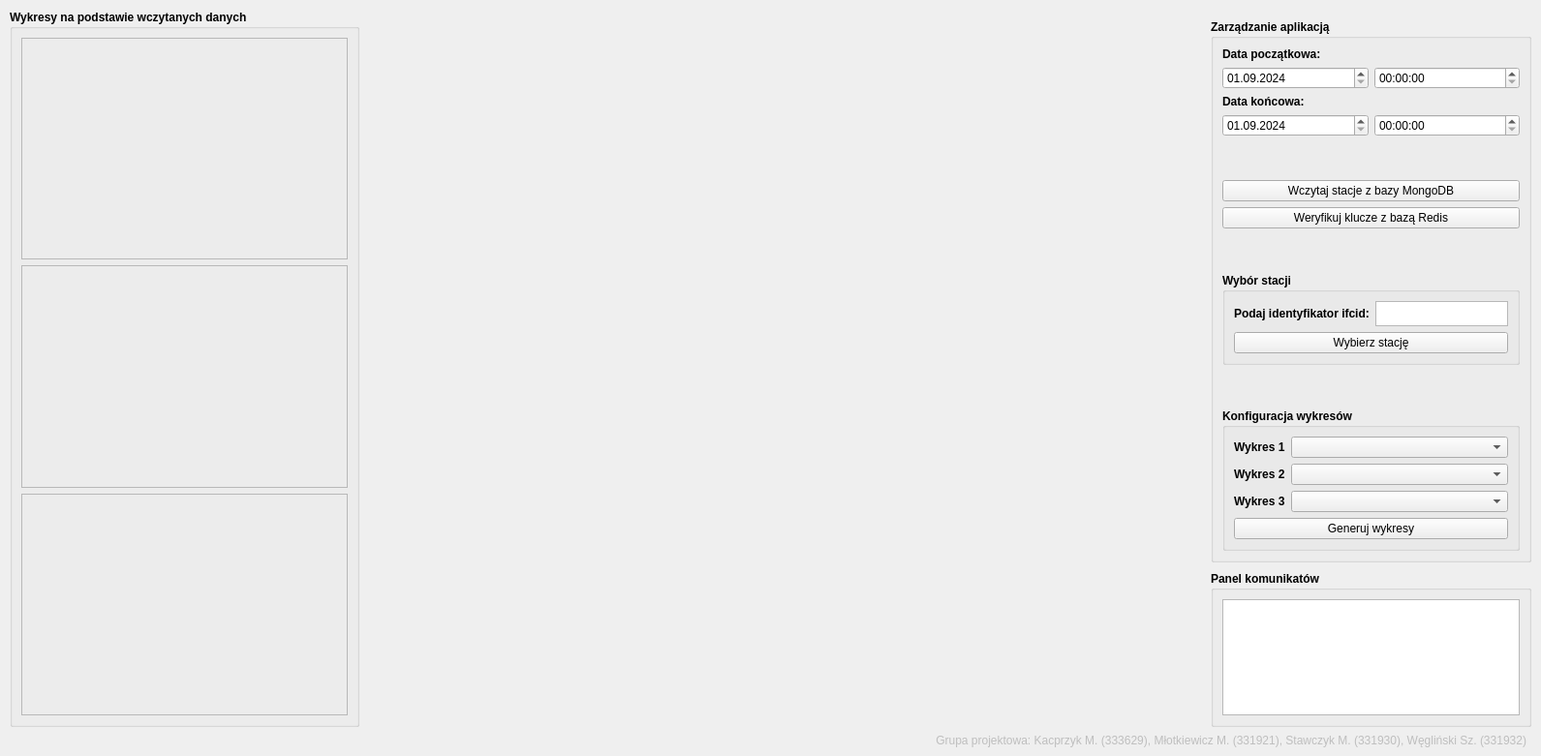
<?xml version="1.0" encoding="UTF-8"?>
<ui version="4.0">
 <class>Form</class>
 <widget class="QWidget" name="Form">
  <property name="geometry">
   <rect>
    <x>0</x>
    <y>0</y>
    <width>1591</width>
    <height>781</height>
   </rect>
  </property>
  <property name="windowTitle">
   <string>Aplikacje przeglądania danych meteorologicznych</string>
  </property>
  <widget class="QWidget" name="W_map" native="true">
   <property name="geometry">
    <rect>
     <x>380</x>
     <y>10</y>
     <width>861</width>
     <height>741</height>
    </rect>
   </property>
  </widget>
  <widget class="QGroupBox" name="G_management">
   <property name="geometry">
    <rect>
     <x>1250</x>
     <y>20</y>
     <width>331</width>
     <height>561</height>
    </rect>
   </property>
   <property name="font">
    <font>
     <weight>75</weight>
     <bold>true</bold>
    </font>
   </property>
   <property name="title">
    <string>Zarządzanie aplikacją</string>
   </property>
   <layout class="QVBoxLayout" name="verticalLayout_2">
    <item>
     <widget class="QLabel" name="L_startDate">
      <property name="font">
       <font>
        <weight>75</weight>
        <bold>true</bold>
       </font>
      </property>
      <property name="text">
       <string>Data początkowa:</string>
      </property>
     </widget>
    </item>
    <item>
     <layout class="QHBoxLayout" name="horizontalLayout_2">
      <item>
       <widget class="QDateEdit" name="DE_dateStart">
        <property name="font">
         <font>
          <weight>50</weight>
          <bold>false</bold>
         </font>
        </property>
        <property name="dateTime">
         <datetime>
          <hour>0</hour>
          <minute>0</minute>
          <second>0</second>
          <year>2024</year>
          <month>9</month>
          <day>1</day>
         </datetime>
        </property>
        <property name="displayFormat">
         <string>dd.MM.yyyy</string>
        </property>
       </widget>
      </item>
      <item>
       <widget class="QTimeEdit" name="TE_start">
        <property name="font">
         <font>
          <weight>50</weight>
          <bold>false</bold>
         </font>
        </property>
        <property name="dateTime">
         <datetime>
          <hour>0</hour>
          <minute>0</minute>
          <second>0</second>
          <year>2024</year>
          <month>9</month>
          <day>1</day>
         </datetime>
        </property>
       </widget>
      </item>
     </layout>
    </item>
    <item>
     <widget class="QLabel" name="L_endDate">
      <property name="font">
       <font>
        <weight>75</weight>
        <bold>true</bold>
       </font>
      </property>
      <property name="text">
       <string>Data końcowa:</string>
      </property>
     </widget>
    </item>
    <item>
     <layout class="QHBoxLayout" name="horizontalLayout_3">
      <item>
       <widget class="QDateEdit" name="DE_dateEnd">
        <property name="font">
         <font>
          <weight>50</weight>
          <bold>false</bold>
         </font>
        </property>
        <property name="dateTime">
         <datetime>
          <hour>0</hour>
          <minute>0</minute>
          <second>0</second>
          <year>2024</year>
          <month>9</month>
          <day>1</day>
         </datetime>
        </property>
        <property name="displayFormat">
         <string>dd.MM.yyyy</string>
        </property>
       </widget>
      </item>
      <item>
       <widget class="QTimeEdit" name="TE_end">
        <property name="font">
         <font>
          <weight>50</weight>
          <bold>false</bold>
         </font>
        </property>
        <property name="dateTime">
         <datetime>
          <hour>0</hour>
          <minute>0</minute>
          <second>0</second>
          <year>2024</year>
          <month>9</month>
          <day>1</day>
         </datetime>
        </property>
       </widget>
      </item>
     </layout>
    </item>
    <item>
     <spacer name="Gm_spacer">
      <property name="orientation">
       <enum>Qt::Vertical</enum>
      </property>
      <property name="sizeType">
       <enum>QSizePolicy::Expanding</enum>
      </property>
      <property name="sizeHint" stdset="0">
       <size>
        <width>20</width>
        <height>10</height>
       </size>
      </property>
     </spacer>
    </item>
    <item>
     <widget class="QPushButton" name="B_effacilities">
      <property name="font">
       <font>
        <weight>50</weight>
        <bold>false</bold>
       </font>
      </property>
      <property name="text">
       <string>Wczytaj stacje z bazy MongoDB</string>
      </property>
     </widget>
    </item>
    <item>
     <widget class="QPushButton" name="B_verify">
      <property name="font">
       <font>
        <weight>50</weight>
        <bold>false</bold>
       </font>
      </property>
      <property name="text">
       <string>Weryfikuj klucze z bazą Redis</string>
      </property>
     </widget>
    </item>
    <item>
     <spacer name="verticalSpacer">
      <property name="orientation">
       <enum>Qt::Vertical</enum>
      </property>
      <property name="sizeType">
       <enum>QSizePolicy::Expanding</enum>
      </property>
      <property name="sizeHint" stdset="0">
       <size>
        <width>20</width>
        <height>10</height>
       </size>
      </property>
     </spacer>
    </item>
    <item>
     <widget class="QGroupBox" name="groupBox">
      <property name="title">
       <string>Wybór stacji</string>
      </property>
      <layout class="QVBoxLayout" name="verticalLayout_3">
       <item>
        <layout class="QHBoxLayout" name="horizontalLayout">
         <item>
          <widget class="QLabel" name="label">
           <property name="sizePolicy">
            <sizepolicy hsizetype="Fixed" vsizetype="Preferred">
             <horstretch>0</horstretch>
             <verstretch>0</verstretch>
            </sizepolicy>
           </property>
           <property name="text">
            <string>Podaj identyfikator ifcid:</string>
           </property>
          </widget>
         </item>
         <item>
          <widget class="QTextEdit" name="E_ifcid">
           <property name="sizePolicy">
            <sizepolicy hsizetype="Expanding" vsizetype="Fixed">
             <horstretch>0</horstretch>
             <verstretch>0</verstretch>
            </sizepolicy>
           </property>
           <property name="minimumSize">
            <size>
             <width>26</width>
             <height>26</height>
            </size>
           </property>
           <property name="maximumSize">
            <size>
             <width>500</width>
             <height>26</height>
            </size>
           </property>
           <property name="font">
            <font>
             <weight>50</weight>
             <bold>false</bold>
            </font>
           </property>
          </widget>
         </item>
        </layout>
       </item>
       <item>
        <widget class="QPushButton" name="B_selectStation">
         <property name="font">
          <font>
           <weight>50</weight>
           <bold>false</bold>
          </font>
         </property>
         <property name="text">
          <string>Wybierz stację</string>
         </property>
        </widget>
       </item>
      </layout>
     </widget>
    </item>
    <item>
     <spacer name="verticalSpacer_2">
      <property name="orientation">
       <enum>Qt::Vertical</enum>
      </property>
      <property name="sizeType">
       <enum>QSizePolicy::Expanding</enum>
      </property>
      <property name="sizeHint" stdset="0">
       <size>
        <width>20</width>
        <height>10</height>
       </size>
      </property>
     </spacer>
    </item>
    <item>
     <widget class="QGroupBox" name="groupBox_2">
      <property name="title">
       <string>Konfiguracja wykresów</string>
      </property>
      <layout class="QVBoxLayout" name="verticalLayout_5">
       <item>
        <layout class="QHBoxLayout" name="horizontalLayout_4">
         <item>
          <widget class="QLabel" name="L_plot1">
           <property name="sizePolicy">
            <sizepolicy hsizetype="Fixed" vsizetype="Preferred">
             <horstretch>0</horstretch>
             <verstretch>0</verstretch>
            </sizepolicy>
           </property>
           <property name="text">
            <string>Wykres 1</string>
           </property>
          </widget>
         </item>
         <item>
          <widget class="QComboBox" name="C_plot1">
           <property name="font">
            <font>
             <weight>50</weight>
             <bold>false</bold>
            </font>
           </property>
          </widget>
         </item>
        </layout>
       </item>
       <item>
        <layout class="QHBoxLayout" name="horizontalLayout_5">
         <item>
          <widget class="QLabel" name="L_plot2">
           <property name="sizePolicy">
            <sizepolicy hsizetype="Fixed" vsizetype="Preferred">
             <horstretch>0</horstretch>
             <verstretch>0</verstretch>
            </sizepolicy>
           </property>
           <property name="text">
            <string>Wykres 2</string>
           </property>
          </widget>
         </item>
         <item>
          <widget class="QComboBox" name="C_plot2">
           <property name="font">
            <font>
             <weight>50</weight>
             <bold>false</bold>
            </font>
           </property>
          </widget>
         </item>
        </layout>
       </item>
       <item>
        <layout class="QHBoxLayout" name="horizontalLayout_6">
         <item>
          <widget class="QLabel" name="L_plot3">
           <property name="sizePolicy">
            <sizepolicy hsizetype="Fixed" vsizetype="Preferred">
             <horstretch>0</horstretch>
             <verstretch>0</verstretch>
            </sizepolicy>
           </property>
           <property name="text">
            <string>Wykres 3</string>
           </property>
          </widget>
         </item>
         <item>
          <widget class="QComboBox" name="C_plot3">
           <property name="font">
            <font>
             <weight>50</weight>
             <bold>false</bold>
            </font>
           </property>
          </widget>
         </item>
        </layout>
       </item>
       <item>
        <widget class="QPushButton" name="B_plots">
         <property name="font">
          <font>
           <weight>50</weight>
           <bold>false</bold>
          </font>
         </property>
         <property name="text">
          <string>Generuj wykresy</string>
         </property>
        </widget>
       </item>
      </layout>
     </widget>
    </item>
   </layout>
  </widget>
  <widget class="QGroupBox" name="G_plots">
   <property name="geometry">
    <rect>
     <x>10</x>
     <y>10</y>
     <width>361</width>
     <height>741</height>
    </rect>
   </property>
   <property name="font">
    <font>
     <weight>75</weight>
     <bold>true</bold>
    </font>
   </property>
   <property name="title">
    <string>Wykresy na podstawie wczytanych danych</string>
   </property>
   <layout class="QVBoxLayout" name="verticalLayout_4">
    <item>
     <widget class="QFrame" name="W_plot1">
      <property name="font">
       <font>
        <weight>50</weight>
        <bold>false</bold>
       </font>
      </property>
      <property name="frameShape">
       <enum>QFrame::StyledPanel</enum>
      </property>
      <property name="frameShadow">
       <enum>QFrame::Raised</enum>
      </property>
     </widget>
    </item>
    <item>
     <widget class="QFrame" name="W_plot2">
      <property name="font">
       <font>
        <weight>50</weight>
        <bold>false</bold>
       </font>
      </property>
      <property name="frameShape">
       <enum>QFrame::StyledPanel</enum>
      </property>
      <property name="frameShadow">
       <enum>QFrame::Raised</enum>
      </property>
     </widget>
    </item>
    <item>
     <widget class="QFrame" name="W_plot3">
      <property name="font">
       <font>
        <weight>50</weight>
        <bold>false</bold>
       </font>
      </property>
      <property name="frameShape">
       <enum>QFrame::StyledPanel</enum>
      </property>
      <property name="frameShadow">
       <enum>QFrame::Raised</enum>
      </property>
     </widget>
    </item>
   </layout>
  </widget>
  <widget class="QGroupBox" name="G_changelog">
   <property name="geometry">
    <rect>
     <x>1250</x>
     <y>590</y>
     <width>331</width>
     <height>161</height>
    </rect>
   </property>
   <property name="font">
    <font>
     <weight>75</weight>
     <bold>true</bold>
    </font>
   </property>
   <property name="title">
    <string>Panel komunikatów</string>
   </property>
   <layout class="QVBoxLayout" name="verticalLayout">
    <item>
     <widget class="QTextEdit" name="changelog">
      <property name="font">
       <font>
        <weight>50</weight>
        <bold>false</bold>
       </font>
      </property>
      <property name="readOnly">
       <bool>true</bool>
      </property>
     </widget>
    </item>
   </layout>
  </widget>
  <widget class="QLabel" name="label_2">
   <property name="enabled">
    <bool>false</bool>
   </property>
   <property name="geometry">
    <rect>
     <x>900</x>
     <y>755</y>
     <width>676</width>
     <height>20</height>
    </rect>
   </property>
   <property name="layoutDirection">
    <enum>Qt::LeftToRight</enum>
   </property>
   <property name="text">
    <string>Grupa projektowa: Kacprzyk M. (333629), Młotkiewicz M. (331921), Stawczyk M. (331930), Węgliński Sz. (331932)</string>
   </property>
   <property name="alignment">
    <set>Qt::AlignRight|Qt::AlignTrailing|Qt::AlignVCenter</set>
   </property>
  </widget>
 </widget>
 <resources/>
 <connections/>
</ui>
